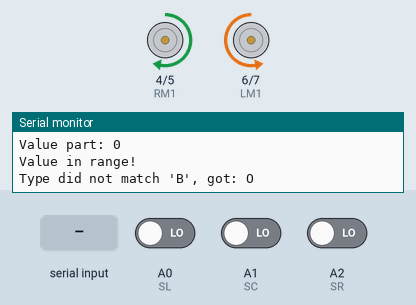
Recording of a sketch running on a simulated Arduino Uno, built with avr-gcc and run on an emulated ATmega328P. Shown: motor-driver pin pairs drawn as motors (green arrow = first pin HIGH = forward, orange = second pin HIGH = backward, longer = more drive, scaled by the enable pin), the last lines printed to the serial monitor. Inputs (shaded band) come from the test bench; at power-on: A1 (SC) LOW, A0 (SL) LOW, A2 (SR) LOW. The modem accepts every AT command (registered, SIM ready, sends succeed) and sends nothing else.

Above: at 6.2 s.
6.3 s: A1 (SC) driven HIGH
9.3 s: A0 (SL) driven HIGH
At 10.0 s:
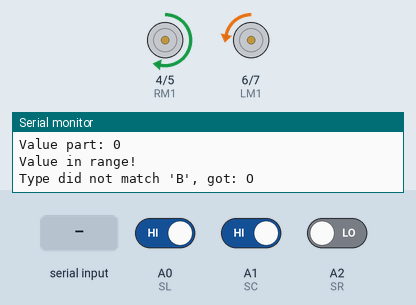
10.8 s: "B90\n" received over the second serial link
At 12.1 s:
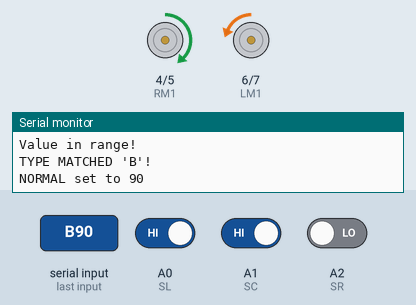
12.4 s: "B,45\n" received over the second serial link
At 13.6 s:
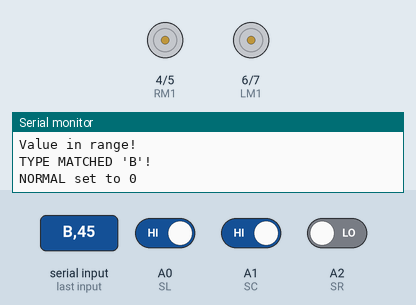
14.0 s: A2 (SR) driven HIGH
At 16.15 s:
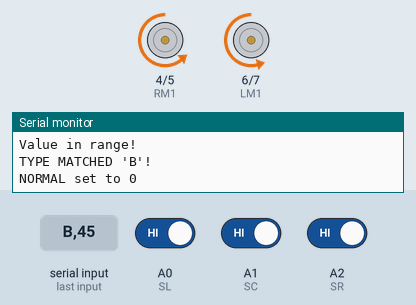
17.0 s: A2 (SR) driven LOW
Timing chart, 0 to 19.5 s (numbered marks = the images above; inputs shaded):
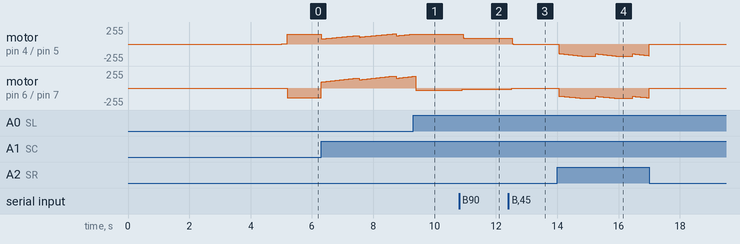

The sketch:

LineFollower_PIDController.ino
```cpp
#include <SoftwareSerial.h>
const int LM1 = 6, LM2 = 7;
const int RM1 = 4, RM2 = 5;
const int ENL = 11, ENR = 10;

const int SL = A0;
const int SC = A1;
const int SR = A2;

SoftwareSerial BT(12, 13);

int NORMAL = 150;
int EXTRA = 190;
float P = 0.3;
float I = 0.02;
float D = 1;
float NOTHING = 0.05;
int SLEW = 5;


const unsigned lost = 650;
const unsigned deb = 70;
const int t_delay = 400;
const byte READS = 5;

const float filter = 0.70;
const float reading = 0.30;
const float history_error = 0.2;

unsigned long time_last_seen = 0;
int last_direction = 0;
bool at = false;
float fErr = 0.0;
int pwmL = 0, pwmR = 0;
float positionHistory = 0.0;

float error = 0;
float previous_error = 0;
float integral = 0;
float derivative = 0;
float PID_value = 0;

void setup() {
  pinMode(LM1, OUTPUT); pinMode(LM2, OUTPUT);
  pinMode(RM1, OUTPUT); pinMode(RM2, OUTPUT);
  pinMode(ENL, OUTPUT); pinMode(ENR, OUTPUT);

  pinMode(SL, INPUT); pinMode(SC, INPUT); pinMode(SR, INPUT);

  Serial.begin(9600);  // ← ADD THIS LINE
  BT.begin(9600);
  delay(2000);

  Serial.println("Serial monitor ready!");  // Confirmation message
  BT.println("AT+BAUD?");  // Check current baud rate

  delay(1500);
  delay(1500);
}

bool general(int pin) {
  byte sum = 0;
  for (byte i = 0; i < READS; ++i) {
    sum += !digitalRead(pin);
    delayMicroseconds(150);
  }
  return sum >= (READS + 1) / 2;
}

void loop() {


   if (BT.available()) {
  String cmd = BT.readStringUntil('\n');
  cmd.trim(); // Remove whitespace

  Serial.print("Command received: '");
  Serial.print(cmd);
  Serial.println("'");

  if (cmd.length() > 1) {
    char type = cmd.charAt(0);
    Serial.print("First character: '");
    Serial.print(type);
    Serial.println("'");

    // Print ASCII value to check for hidden characters
    Serial.print("ASCII value: ");
    Serial.println((int)type);

    int value = cmd.substring(1).toInt();
    Serial.print("Value part: ");
    Serial.println(value);

    if (value >= 0 && value <= 255) {
      Serial.println("Value in range!");

      if (type == 'B') {
        Serial.println("TYPE MATCHED 'B'!");
        NORMAL = value;
        Serial.print("NORMAL set to ");
        Serial.println(NORMAL);
      }
      else {
        Serial.print("Type did not match 'B', got: ");
        Serial.println(type);
      }
    }
    else {
      Serial.println("Value out of range 0-255");
    }
  }
}


  bool L = general(SL);
  bool C = general(SC);
  bool R = general(SR);

  static unsigned long tT = 0;
  static bool allSensorsActive = false;

  if (L && C && R) {
    if (!allSensorsActive) {
      tT = millis();
      allSensorsActive = true;
    } else if (millis() - tT > deb) {
      at = true;
    }
  } else {
    allSensorsActive = false;
  }

  if (C) {
    int rawErr = (int)R - (int)L;
    fErr = filter * fErr + reading * rawErr;
    positionHistory = positionHistory * history_error + rawErr * (1 - history_error);

    error = fErr;

    integral += error;
    derivative = error - previous_error;
    PID_value = P * error + I * integral + D * derivative;
    previous_error = error;

    float corr = (fabs(error) < NOTHING) ? 0 : PID_value * 255.0;

    setDrive(NORMAL - corr, NORMAL + corr);

    if (rawErr != 0) last_direction = rawErr;
    time_last_seen = millis();
    at = false;
  }
  else if (L ^ R) {
    float sideValue = L ? -1.0 : 1.0;
    positionHistory = positionHistory * history_error + sideValue * (1 - history_error);

    error = sideValue * 1.5;
    integral += error;
    derivative = error - previous_error;
    previous_error = error;

    if (L) setDrive(NORMAL * 0.2, NORMAL * 1.0);
    else setDrive(NORMAL * 1.0, NORMAL * 0.2);

    last_direction = L ? -1 : 1;
    time_last_seen = millis();
  }
  else if (at) {
    integral = 0;

    setDrive(NORMAL, NORMAL);
    delay(100);

    digitalWrite(LM1, LOW); digitalWrite(LM2, LOW);
    digitalWrite(RM1, LOW); digitalWrite(RM2, LOW);
    analogWrite(ENL, 0);
    analogWrite(ENR, 0);
    delay(50);

    bool leftSeen = general(SL);
    bool centerSeen = general(SC);
    bool rightSeen = general(SR);

    if (centerSeen) {
      setDrive(NORMAL, NORMAL);
      delay(t_delay);
    }


    else if (leftSeen && !rightSeen) {
      Left();
    }
    else if (rightSeen && !leftSeen) {
      Right();
    }
    else {
      spiral();
    }

    at = false;
  }
  else {
    integral *= 0.5;
      spiral();
  }

  delayMicroseconds(500);
}

void setDrive(float tgtL, float tgtR) {
  static float smoothTargetL = 0, smoothTargetR = 0;
  smoothTargetL = 0.85 * smoothTargetL + 0.15 * tgtL;
  smoothTargetR = 0.85 * smoothTargetR + 0.15 * tgtR;

  smoothTargetL = constrain(smoothTargetL, 0, 255);
  smoothTargetR = constrain(smoothTargetR, 0, 255);

  pwmL += constrain(smoothTargetL - pwmL, -SLEW, SLEW);
  pwmR += constrain(smoothTargetR - pwmR, -SLEW, SLEW);

  digitalWrite(LM1, LOW); digitalWrite(LM2, HIGH);
  digitalWrite(RM1, HIGH); digitalWrite(RM2, LOW);
  analogWrite(ENL, pwmL); analogWrite(ENR, pwmR);
}

void spin(int dir) {
  if (abs(positionHistory) > 0.3) {
    dir = (positionHistory > 0) ? 1 : -1;
  }

  static int currentSpinPower = 0;
  currentSpinPower = min(EXTRA, currentSpinPower + SLEW / 2);

  if (dir < 0) {
    digitalWrite(LM1, HIGH); digitalWrite(LM2, LOW);
    digitalWrite(RM1, HIGH); digitalWrite(RM2, LOW);
  } else {
    digitalWrite(LM1, LOW); digitalWrite(LM2, HIGH);
    digitalWrite(RM1, LOW); digitalWrite(RM2, HIGH);
  }

  analogWrite(ENL, currentSpinPower);
  analogWrite(ENR, currentSpinPower);
}

void spiral() {
  static byte currentPower = 90;
  static float spiralSpeed = 90;
  static unsigned long lastDirectionChange = 0;
  static int spiralDir = 1;

  spiralDir = (positionHistory > 0) ? 1 : -1;

  unsigned long now = millis();
  if (now - lastDirectionChange > 1200) {
    spiralDir = -spiralDir;
    lastDirectionChange = now;
    spiralSpeed = max(90.0, spiralSpeed * 0.8);
  }

  spiralSpeed = min(180.0, spiralSpeed + 0.15);
  currentPower += constrain(spiralSpeed - currentPower, -SLEW / 2, SLEW / 2);

  int innerPower = currentPower * 0.85;
  int outerPower = currentPower;

  if (spiralDir < 0) {
    digitalWrite(LM1, HIGH); digitalWrite(LM2, LOW);
    digitalWrite(RM1, HIGH); digitalWrite(RM2, LOW);
    analogWrite(ENL, innerPower);
    analogWrite(ENR, outerPower);
  } else {
    digitalWrite(LM1, LOW); digitalWrite(LM2, HIGH);
    digitalWrite(RM1, LOW); digitalWrite(RM2, HIGH);
    analogWrite(ENL, outerPower);
    analogWrite(ENR, innerPower);
  }
}

void Left() {
  digitalWrite(LM1, HIGH); digitalWrite(LM2, LOW);
  digitalWrite(RM1, LOW); digitalWrite(RM2, HIGH);
  analogWrite(ENL, EXTRA);
  analogWrite(ENR, EXTRA);
  delay(100);
}

void Right() {
  digitalWrite(LM1, LOW); digitalWrite(LM2, HIGH);
  digitalWrite(RM1, HIGH); digitalWrite(RM2, LOW);
  analogWrite(ENL, EXTRA);
  analogWrite(ENR, EXTRA);
  delay(100);
}
```

Measured:
- after the input at 9.3 s, motor on pin 4 (RM1) / pin 5 (RM2): goes on until 9.3 s, then stays forward 149/255
- after the input at 10.8 s, motor on pin 4 (RM1) / pin 5 (RM2): forward 149/255 → forward 90/255 after 0.14 s; motor on pin 6 (LM1) / pin 7 (LM2): backward 30/255 → backward 18/255 after 0.10 s
- after the input at 12.4 s, motor on pin 4 (RM1) / pin 5 (RM2): forward 90/255 → stopped after 0.14 s; motor on pin 6 (LM1) / pin 7 (LM2): backward 18/255 → stopped after 0.12 s
- after the input at 14.0 s, motor on pin 4 (RM1) / pin 5 (RM2): ramps from backward 142/255 to backward 180/255 and jumps back, once every 1.2 s; motor on pin 6 (LM1) / pin 7 (LM2): ramps from backward 120/255 to backward 153/255 and jumps back, once every 1.2 s
